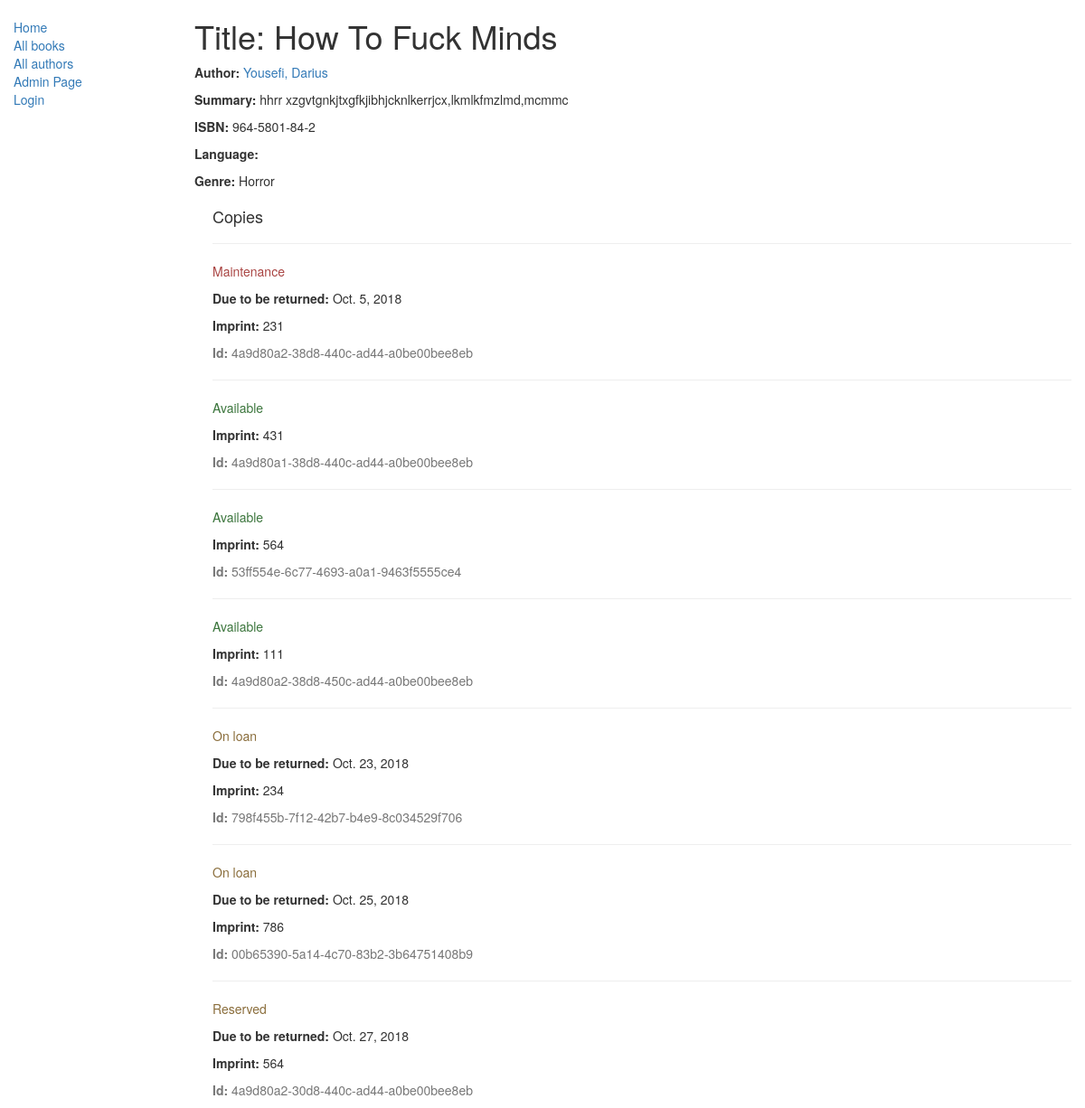
/catalog/book/1, run on the app's committed database.
### catalog/models.py (models this page shows, shortened)
class Book(models.Model):
    title = models.CharField(max_length=200)
    author = models.ForeignKey('Author', on_delete=models.SET_NULL, null=True)
    summary = models.TextField(max_length=1000, help_text="Enter a brief description of the book")
    isbn = models.CharField('ISBN',max_length=13, help_text='13 Character <a href="https://www.isbn-international.org/content/what-isbn">ISBN number</a>')
    genre = models.ManyToManyField('Genre', help_text="Select a genre for this book")
    def display_genre(self):
        """
        Creates a string for the Genre. This is required to display genre in Admin.
        """
        return ', '.join([ genre.name for genre in self.genre.all()])
    display_genre.short_description = 'Genre'

class Author(models.Model):
    first_name = models.CharField(max_length=100)
    last_name = models.CharField(max_length=100)
    date_of_birth = models.DateField(null=True, blank=True)
    date_of_death = models.DateField('Died', null=True, blank=True)
    def __str__(self):
        return '%s, %s' % (self.last_name, self.first_name)

class Genre(models.Model):
    name = models.CharField(max_length=200, help_text="Enter a book genre (e.g. Science Fiction, French Poetry etc.)")
    def __str__(self):
        return self.name

class BookInstance(models.Model):
    id = models.UUIDField(primary_key=True, default=uuid.uuid4, help_text="Unique ID for this particular book across whole library")
    book = models.ForeignKey('Book', on_delete=models.SET_NULL, null=True)
    imprint = models.CharField(max_length=200)
    due_back = models.DateField(null=True, blank=True)
    LOAN_STATUS = (
        ('m', 'Maintenance'),
        ('o', 'On loan'),
        ('a', 'Available'),
        ('r', 'Reserved'),
    )
    status = models.CharField(max_length=1, choices=LOAN_STATUS, blank=True, default='m', help_text='Book availability')
    borrower = models.ForeignKey(User, on_delete=models.SET_NULL, null=True, blank=True)
    class Meta:
        ordering = ["due_back"]

### catalog/views.py (the view)
# urls.py: url(r'^book/(?P<pk>\d+)$', views.BookDetailView.as_view(), name='book-detail'),
class BookDetailView(generic.DetailView):
    model = models.Book
    template_name= "catalog/book_detail.html"

### catalog/templates/catalog/book_detail.html
{% extends "catalog/base_generic.html" %}
{% block content %}
  <h1>Title: {{ book.title }}</h1>
  <p><strong>Author:</strong> <a href="{{ author.get_absolute_url }}">{{ book.author }}</a></p>
  <p><strong>Summary:</strong> {{ book.summary }}</p>
  <p><strong>ISBN:</strong> {{ book.isbn }}</p>
  <p><strong>Language:</strong> {{ book.language }}</p>
  <p><strong>Genre:</strong> {% for genre in book.genre.all %} {{ genre }}{% if not forloop.last %}, {% endif %}{% endfor %}</p>
  <div style="margin-left:20px;margin-top:20px">
    <h4>Copies</h4>
    {% for copy in book.bookinstance_set.all %}
    <hr>
    <p class="{% if copy.status == 'a' %}text-success{% elif copy.status == 'm' %}text-danger{% else %}text-warning{% endif %}">{{ copy.get_status_display }}</p>
    {% if copy.status != 'a' %}<p><strong>Due to be returned:</strong> {{copy.due_back}}</p>{% endif %}
    <p><strong>Imprint:</strong> {{copy.imprint}}</p>
    <p class="text-muted"><strong>Id:</strong> {{copy.id}}</p>
    {% endfor %}
  </div>
{% endblock %}

### data on the page
Book: title "How To Fuck Minds", author "Yousefi, Darius", summary "hhrr xzgvtgnkjtxgfkjibhjcknlkerrjcx,lkmlkfmzlmd,mcmmc", isbn "964-5801-84-2"
Genre: name "Horror"
BookInstance: status "Maintenance", due_back "Oct. 5, 2018", imprint "231", id "4a9d80a2-38d8-440c-ad44-a0be00bee8eb"
BookInstance: status "Available", imprint "431", id "4a9d80a1-38d8-440c-ad44-a0be00bee8eb"
BookInstance: status "Available", imprint "564", id "53ff554e-6c77-4693-a0a1-9463f5555ce4"
BookInstance: status "Available", imprint "111", id "4a9d80a2-38d8-450c-ad44-a0be00bee8eb"
BookInstance: status "On loan", due_back "Oct. 23, 2018", imprint "234", id "798f455b-7f12-42b7-b4e9-8c034529f706"
BookInstance: status "On loan", due_back "Oct. 25, 2018", imprint "786", id "00b65390-5a14-4c70-83b2-3b64751408b9"
BookInstance: status "Reserved", due_back "Oct. 27, 2018", imprint "564", id "4a9d80a2-30d8-440c-ad44-a0be00bee8eb"
